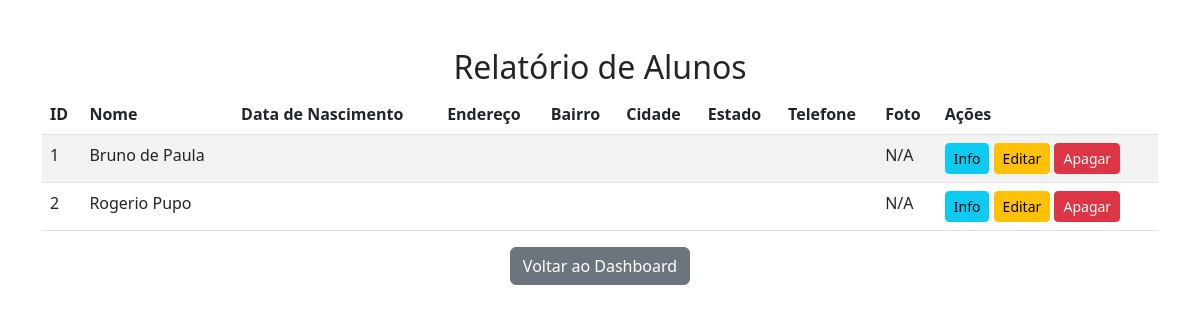
Page /Alunos/view.php on the committed database.
### tables this page shows
create table alunos
(
idAluno int auto_increment primary key,
nomeAluno varchar (100),
dtNasc date,
enderecoAluno varchar(255),
bairroAluno varchar(255), 
cidadeAluno varchar(100),
estadoAluno varchar(2), 
foneAluno varchar(14),
fotoAluno varchar(255),
ativo int(1) default 1
);

### Functions/functions.php (called while the page is built, shortened)
<?php
function connectDatabase()
{
    $host = 'localhost';
    $db = 'aeroclube';
    $user = 'root';
    $pass = '';
    try {
        $pdo = new PDO("mysql:host=$host;dbname=$db;charset=utf8", $user, $pass);
        $pdo->setAttribute(PDO::ATTR_ERRMODE, PDO::ERRMODE_EXCEPTION);
        return $pdo;
    } catch (PDOException $e) {
        die("Erro na conexão: " . $e->getMessage());
    }
}
function getAlunosAtivos()
{
    $pdo = connectDatabase();
    $stmt = $pdo->query("SELECT * FROM alunos WHERE ativo = 1");
    return $stmt->fetchAll(PDO::FETCH_ASSOC);
}
?>

### Alunos/view.php (the view, shortened to what this page needs)
<?php
include '../Functions/functions.php';
$alunos = getAlunosAtivos();
?>
<!DOCTYPE html>
<html lang="pt-BR">
<head>
    <link href="https://cdn.jsdelivr.net/npm/bootstrap@5.3.0/dist/css/bootstrap.min.css" rel="stylesheet">
</head>
<body>
    <div class="container mt-5">
        <div class="row justify-content-center">
            <div class="col-md-12">
                <h2 class="text-center">Relatório de Alunos</h2>
                <table class="table table-striped">
                    <thead>
                        <tr>
                            <th>ID</th>
                            <th>Nome</th>
                            <th>Data de Nascimento</th>
                            <th>Endereço</th>
                            <th>Bairro</th>
                            <th>Cidade</th>
                            <th>Estado</th>
                            <th>Telefone</th>
                            <th>Foto</th>
                            <th>Ações</th>
                        </tr>
                    </thead>
                    <tbody>
                        <?php if ($alunos): ?>
                            <?php foreach ($alunos as $aluno): ?>
                                <tr>
                                    <td><?= htmlspecialchars($aluno['idAluno']); ?></td>
                                    <td><?= htmlspecialchars($aluno['nomeAluno']); ?></td>
                                    <td><?= htmlspecialchars($aluno['dtNasc']); ?></td>
                                    <td><?= htmlspecialchars($aluno['enderecoAluno']); ?></td>
                                    <td><?= htmlspecialchars($aluno['bairroAluno']); ?></td>
                                    <td><?= htmlspecialchars($aluno['cidadeAluno']); ?></td>
                                    <td><?= htmlspecialchars($aluno['estadoAluno']); ?></td>
                                    <td><?= htmlspecialchars($aluno['foneAluno']); ?></td>
                                    <td>
                                        <?php if (!empty($aluno['fotoAluno']) && file_exists('../Assets/images/' . basename($aluno['fotoAluno']))): ?>
                                            <img src="../Assets/images/<?= htmlspecialchars(basename($aluno['fotoAluno'])); ?>" alt="Foto do Aluno" class="foto-aluno">
                                        <?php else: ?>
                                            <span>N/A</span>
                                        <?php endif; ?>
                                    </td>
                                    <td>
                                        <a href="fichaAluno.php?id=<?= $aluno['idAluno']; ?>" class="btn btn-info btn-sm">Info</a>
                                        <a href="edit.php?id=<?= $aluno['idAluno']; ?>" class="btn btn-warning btn-sm">Editar</a>
                                        <a href="delete.php?id=<?= $aluno['idAluno']; ?>" class="btn btn-danger btn-sm" onclick="return confirm('Tem certeza que deseja apagar este aluno?')">Apagar</a>
                                    </td>
                                </tr>
                            <?php endforeach; ?>
                        <?php else: ?>
                            <tr>
                                <td colspan="10" class="text-center">Nenhum aluno encontrado.</td>
                            </tr>
                        <?php endif; ?>
                    </tbody>
                </table>
                <div class="text-center mt-3">
                    <a href="dashboardAluno.php" class="btn btn-secondary">Voltar ao Dashboard</a>
                </div>
            </div>
        </div>
    </div>
</body>
</html>

### rows in the picture
alunos: idAluno "1", nomeAluno "Bruno de Paula", shows "N/A"
alunos: idAluno "2", nomeAluno "Rogerio Pupo", shows "N/A"
